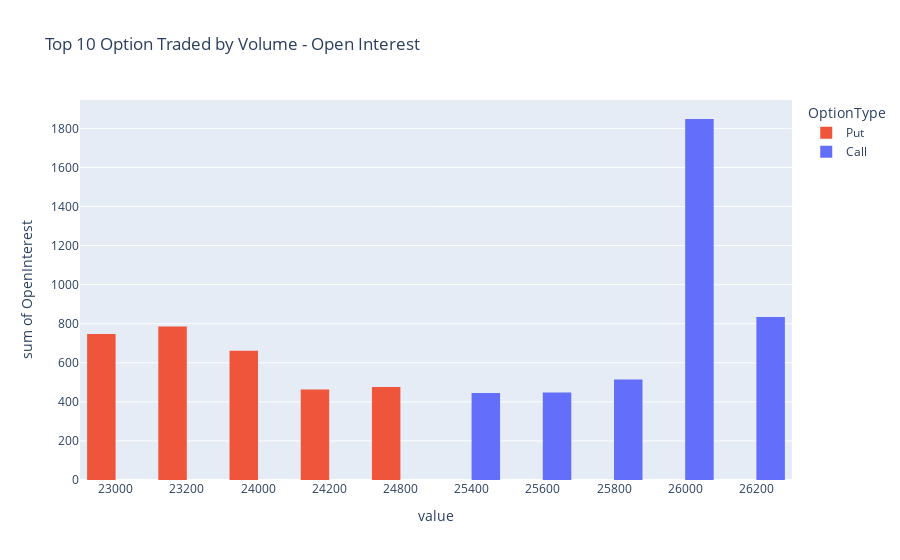

Source (notebook cell):
### Code cell
fig = px.histogram(df_top10, x=["Strike"], y="OpenInterest", barmode='group', color='OptionType', height=400,
             color_discrete_map={ 'Put': '#ef553b',  'Call': '#636efa'}, title='Top 10 Option Traded by Volume - Open Interest' )
fig.show()

### Figure 1 — Plotly figure (JSON) as saved in the notebook; plotly's stock layout.template omitted (floating-point values rounded to 4 significant figures)
{"data": [{"alignmentgroup": "True", "bingroup": "x", "histfunc": "sum", "hovertemplate": "OptionType=Put<br>value=%{x}<br>sum of OpenInterest=%{y}<extra></extra>", "legendgroup": "Put", "marker": {"color": "#ef553b", "pattern": {"shape": ""}}, "name": "Put", "offsetgroup": "Put", "orientation": "v", "showlegend": true, "type": "histogram", "x": ["23000", "23200", "24000", "24200", "24800"], "xaxis": "x", "y": [748, 786, 662, 463, 476], "yaxis": "y"}, {"alignmentgroup": "True", "bingroup": "x", "histfunc": "sum", "hovertemplate": "OptionType=Call<br>value=%{x}<br>sum of OpenInterest=%{y}<extra></extra>", "legendgroup": "Call", "marker": {"color": "#636efa", "pattern": {"shape": ""}}, "name": "Call", "offsetgroup": "Call", "orientation": "v", "showlegend": true, "type": "histogram", "x": ["25400", "25600", "25800", "26000", "26200"], "xaxis": "x", "y": [445, 448, 514, 1848, 834], "yaxis": "y"}], "layout": {"autosize": true, "barmode": "group", "legend": {"title": {"text": "OptionType"}, "tracegroupgap": 0}, "title": {"text": "Top 10 Option Traded by Volume - Open Interest"}, "xaxis": {"anchor": "y", "autorange": true, "domain": [0, 1], "range": [-0.5, 9.5], "title": {"text": "value"}, "type": "category"}, "yaxis": {"anchor": "x", "autorange": true, "domain": [0, 1], "range": [0, 1945.0], "title": {"text": "sum of OpenInterest"}, "type": "linear"}}}
